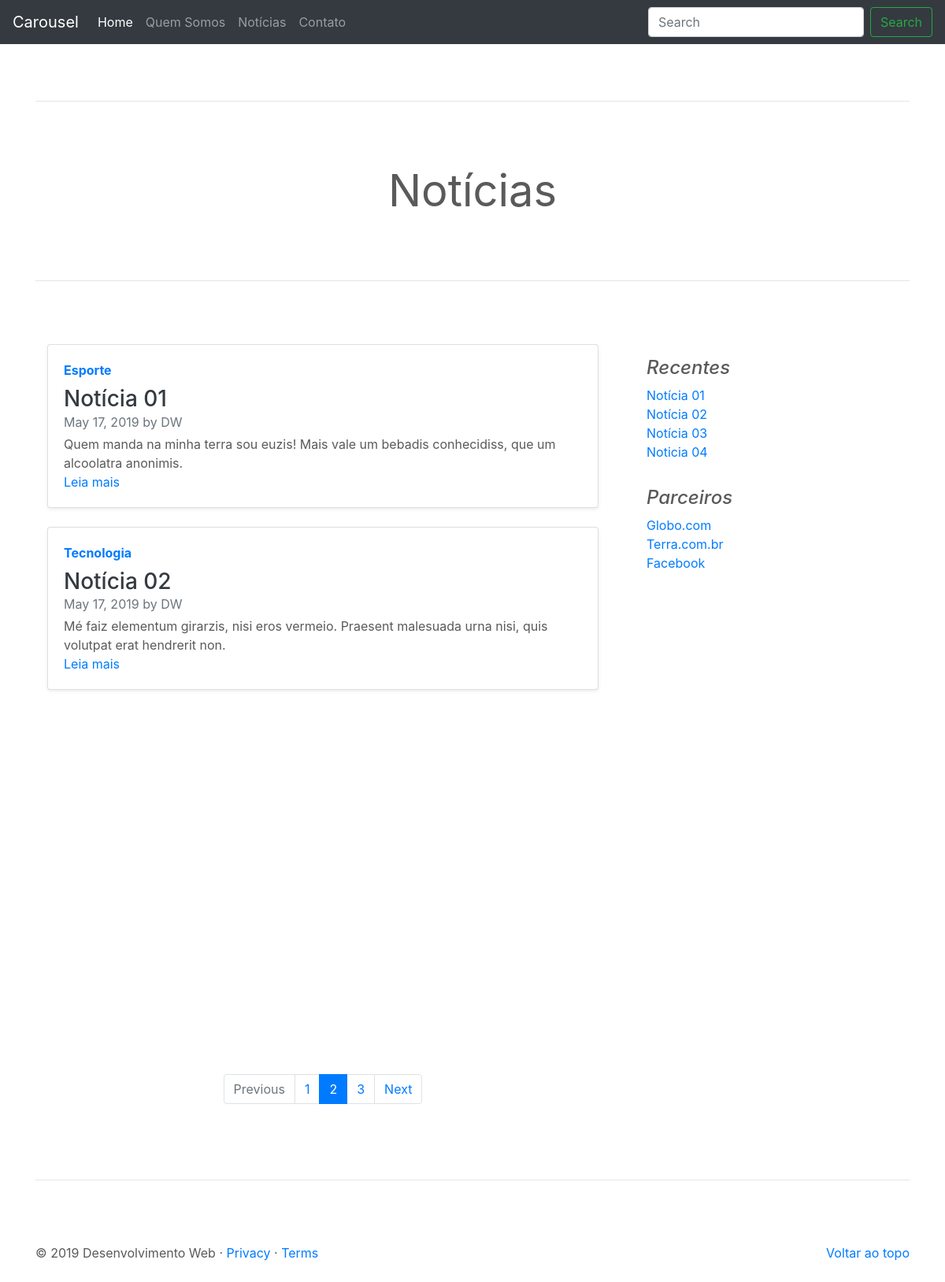
/noticia/index, run on the app's committed database.
### tables this page shows
CREATE TABLE IF NOT EXISTS `noticia` (
  `id` int(11) NOT NULL AUTO_INCREMENT,
  `titulo` varchar(250) NOT NULL,
  `descricao` text NOT NULL,
  `conteudo` text NOT NULL,
  `imagem` varchar(60) NOT NULL,
  `slug` varchar(250) NOT NULL,
  `keywords` varchar(150) NOT NULL,
  `description` varchar(200) NOT NULL,
  `author` varchar(50) NOT NULL,
  `resumo` text NOT NULL,
  `hits` int(11) NOT NULL DEFAULT '0',
  `robots_id` int(11) NOT NULL,
  `adm_user_id` int(11) NOT NULL,
  `adm_situacoes_id` int(11) NOT NULL,
  `tipo_noticia_id` int(11) NOT NULL,
  `categoria_noticia_id` int(11) NOT NULL,
  `data_criacao` datetime NOT NULL,
  `data_modificacao` datetime DEFAULT NULL,
  PRIMARY KEY (`id`)
);

CREATE TABLE IF NOT EXISTS `categoria_noticia` (
  `id` int(11) NOT NULL AUTO_INCREMENT,
  `nome` varchar(100) NOT NULL,
  `data_criacao` datetime NOT NULL,
  `data_modificacao` datetime DEFAULT NULL,
  PRIMARY KEY (`id`)
);

### app/site/controllers/Noticia.php (called while the page is built, shortened)
<?php
class Noticia {
    private $dados;
    public function index(){
        $listar = new \Site\models\Noticia();
        $this->dados['noticias'] = $listar->listar();
        $this->dados['notRecentes'] = $listar->noticiasRecentes();
        $carregarView = new \Config\ConfigView("noticia/index", $this->dados);
        $carregarView->renderizar();
    }
}

### index.php (called while the page is built, shortened)
<?php
    $url = new Home();
    $url->carregar();

### app/site/models/helper/ModelsRead.php (called while the page is built, shortened)
<?php
class ModelsRead extends ModelsConn {
    private $select;
    private $values;
    private $query;
    public function exeReadEspecifico($query, $parseString = null) {
        if (!empty($parseString)) {
            parse_str($parseString, $this->values);
        }
        $this->select = (string) $query;
        $this->executarInstrucao();
    }
    private function conexao(){
        $this->conn = parent::getConn();
        $this->query = $this->conn->prepare($this->select);
        $this->query->setFetchMode(PDO::FETCH_ASSOC);
    }
    private function getInstrucao(){
        if ($this->values) {
            foreach ($this->values as $link => $valor) {
                if ($link == 'limit' || $link == 'offset') {
                    $valor = (int)$valor;
                }
                $this->query->bindValue(":{$link}", $valor, (is_int($valor) ? PDO::PARAM_INT : PDO::PARAM_STR));
            }
        }
    }
    private function executarInstrucao(){
        $this->conexao();
        try{
            $this->getInstrucao();
            $this->query->execute();
            $this->result = $this->query->fetchAll();
        }catch (PDOException $e){
            $this->result = null;
            $this->msg =  "<strong>Erro ao Ler dados:</strong> {$e->getMessage()}";
        }
    }
}

### app/site/models/helper/ModelsConn.php (called while the page is built, shortened)
<?php
class ModelsConn{
    public static $host = HOST;
    public static $dbname = DBNAME;
    public static $user = USER;
    public static $pass = PASS;
    public static $conexao = null;
    private static function conectar(){
        try{
            if (self::$conexao == null) {
                self::$conexao = new PDO('mysql:host=' . self::$host . ';dbname=' . self::$dbname
                    .";charset=utf8", self::$user, self::$pass);
            }
        }catch (PDOException $e) {
            echo $e->getMessage();
            die;
        }
        self::$conexao->setAttribute(PDO::ATTR_ERRMODE, PDO::ERRMODE_EXCEPTION);
        return self::$conexao;
    }
    public function getConn(){
        return self::conectar();
    }
}

### app/site/models/Noticia.php (called while the page is built, shortened)
<?php
class Noticia{
    private $result;
    private $tabela = "noticia";
    public function listar(){
        $listar = new \Site\models\helper\modelsRead();
        $listar->exeReadEspecifico("SELECT noti.id, noti.titulo, noti.descricao, noti.imagem, noti.slug,
                          noti.author, noti.data_criacao,
                          cat.nome
                          FROM {$this->tabela} noti
                          INNER JOIN categoria_noticia cat ON cat.id = noti.categoria_noticia_id
                          ORDER BY noti.data_criacao DESC LIMIT :limit",
                            "limit=5");
        $this->result['noticias'] = $listar->getResult();
        return $this->result['noticias'];
    }
    public function noticiasRecentes(){
        $listarRecentes = new \Site\models\helper\modelsRead();
        $listarRecentes->exeReadEspecifico("SELECT id, titulo, descricao, slug
                          FROM {$this->tabela}
                          WHERE adm_situacoes_id=:adm_situacoes_id
                          ORDER BY data_criacao DESC LIMIT :limit",
                            "adm_situacoes_id=1&limit=10");
        $this->result['notRecentes'] = $listarRecentes->getResult();
        return $this->result['notRecentes'];
    }
}

### app/site/views/noticia/index.php (the view, shortened to what this page needs)
<main role="main">
    <div class="container marketing">
        <hr class="featurette-divider">
        <h2 class="display-4 text-center" style="margin-bottom: 50px">Notícias</h2>
        <hr class="featurette-divider">
        <div class="row">
            <div class="col-md-8 blog-main">
                <?php
                foreach ($this->dados['noticias'] as $umaNoticia){
                    extract($umaNoticia);
                    ?>
                <div class="col-md-12 anima_left">
                    <div class="card flex-md-row mb-4 shadow-sm h-md-250">
                        <div class="card-body d-flex flex-column align-items-start">
                            <strong class="d-inline-block mb-2 text-primary"><?= $nome; ?></strong>
                            <h3 class="mb-0">
                                <a class="text-dark" href="<?= URL .'noticia/visualizar/' .$slug; ?>"><?= $titulo; ?></a>
                            </h3>
                            <div class="mb-1 text-muted"><?= DATE('F d, Y',strtotime($data_criacao)); ?> by <?= $author; ?></div>
                            <p class="card-text mb-auto"><?= $descricao; ?></p>
                            <a href="<?= URL .'noticia/visualizar/' .$slug; ?>">Leia mais</a>
                        </div>
                    </div>
                </div>
                <?php
                }
                ?>
                <nav aria-label="Paginacao Noticias">
                    <ul class="pagination justify-content-center">
                        <li class="page-item disabled">
                            <a class="page-link" href="#" tabindex="-1">Previous</a>
                        </li>
                        <li class="page-item"><a class="page-link" href="#">1</a></li>
                        <li class="page-item active">
                            <a class="page-link" href="#">2 <span class="sr-only">(current)</span></a>
                        </li>
                        <li class="page-item"><a class="page-link" href="#">3</a></li>
                        <li class="page-item">
                            <a class="page-link" href="#">Next</a>
                        </li>
                    </ul>
                </nav>
            </div>
            <aside class="col-md-4 blog-sidebar">
                <div class="p-3">
                    <h4 class="font-italic">Recentes</h4>
                    <ol class="list-unstyled mb-0">
                        <?php
                        foreach ($this->dados['notRecentes'] as $recente){
                            extract($recente);
                        ?>
                        <li><a href="<?= URL .'noticia/visualizar/' .$slug; ?>"><?= $titulo; ?></a></li>
                        <?php
                        }
                        ?>
                    </ol>
                </div>
                <div class="p-3">
                    <h4 class="font-italic">Parceiros</h4>
                    <ol class="list-unstyled">
                        <li><a href="#">Globo.com</a></li>
                        <li><a href="#">Terra.com.br</a></li>
                        <li><a href="#">Facebook</a></li>
                    </ol>
                </div>
            </aside>
        </div>
        <hr class="featurette-divider">
</main>

### assets/css/carousel.css (style rules this page uses)
body { padding-top: 3rem; padding-bottom: 3rem; color: #5a5a5a; }
.marketing h2 { font-weight: 400; }
.featurette-divider { margin: 5rem 0; }

### data on the page
noticia: categoria_noticia.nome "Esporte", titulo "Notícia 01", data_criacao "May 17, 2019", author "DW", descricao "Quem manda na minha terra sou euzis! Mais vale um bebadis conhecidiss, que um alcoolatra anonimis."
noticia: categoria_noticia.nome "Tecnologia", titulo "Notícia 02", data_criacao "May 17, 2019", author "DW", descricao "Mé faiz elementum girarzis, nisi eros vermeio. Praesent malesuada urna nisi, quis volutpat erat hendrerit non."
noticia: titulo "Notícia 03"
noticia: titulo "Noticia 04"
